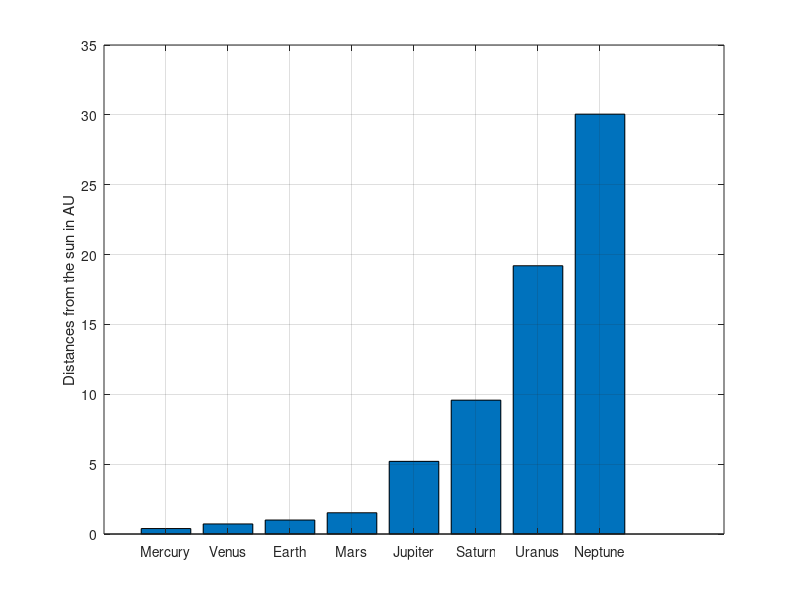
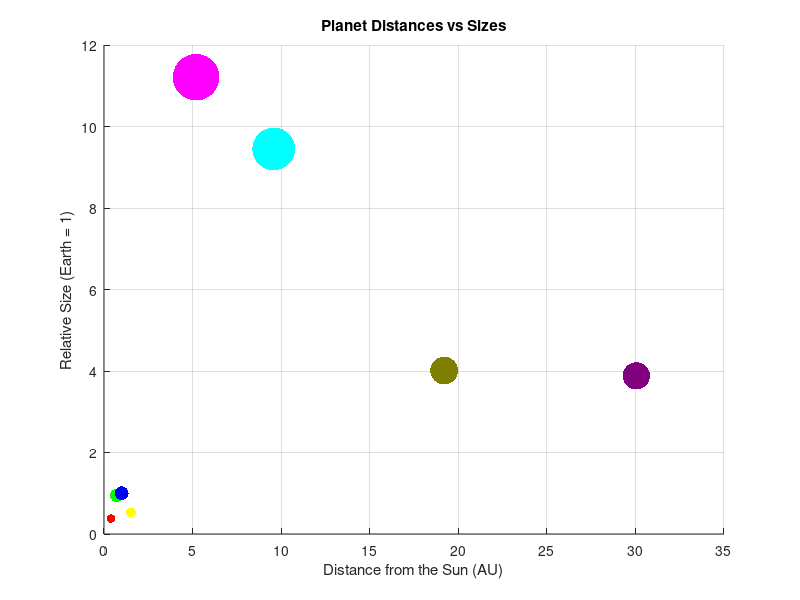

The MATLAB script that drew these images, in order:
% Author Name: Caleb CLair
% Email: Clairc68@rowan.edu
% Course: MATLAB Programming - Fall 2024
% Assignment: Homework 2
% Date: 10-11-24



% Define planet distances and sizes
planet_distances = [0.39, 0.72, 1, 1.52, 5.2, 9.58, 19.2, 30.051];
planet_sizes = [0.38, 0.95, 1, 0.53, 11.21, 9.45, 4.01, 3.88];

% Define planet names
planets = {'Mercury', 'Venus', 'Earth', 'Mars','Jupiter', 'Saturn', 'Uranus', 'Neptune'};

%colors for each planet 
colors = [
    1, 0, 0;    % Mercury: Red
    0, 1, 0;    % Venus: Green
    0, 0, 1;    % Earth: Blue
    1, 1, 0;    % Mars: Yellow
    1, 0, 1;    % Jupiter: Magenta
    0, 1, 1;    % Saturn: Cyan
    0.5, 0.5, 0; % Uranus: Olive
    0.5, 0, 0.5  % Neptune: Purple
];

% Create figure and hold on for multiple plots
figure;
hold on;

% Loop through each planet and plot with different colors
for i = 1:length(planets)
    scatter(planet_distances(i), planet_sizes(i), planet_sizes(i)*100, colors(i, :), 'filled');
end

% Add title and labels
title('Planet Distances vs Sizes');
xlabel('Distance from the Sun (AU)');
ylabel('Relative Size (Earth = 1)');
grid on;
hold off;

figure;
bar(planet_distances);
set(gca, "xticklabel", planets);
ylabel('Distances from the sun in AU');
grid on;

saveas(gcf, "solar_system_visualization.png")